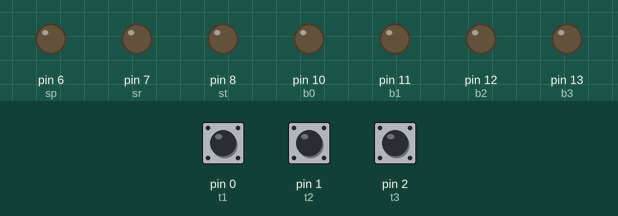
This sketch was run on a simulated Arduino Uno, built with avr-gcc and run on an emulated ATmega328P. On the bench: output pins drawn as LEDs (lit = HIGH). Inputs (shaded band) come from the test bench; at power-on: pin 0 (t1) HIGH, pin 1 (t2) HIGH, pin 2 (t3) HIGH. Pins used as bus, display or sensor lines are not drawn.

Above: at 1.2 s.
1.3 s: pin 0 (t1) pulled LOW for 0.15 s
At 2.0 s:
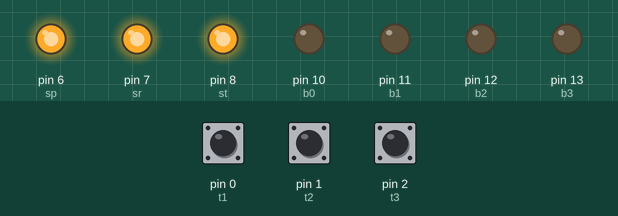
Timing chart, 0 to 4.3 s (numbered marks = the images above; inputs shaded):
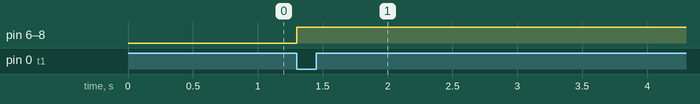

The sketch:

SistemAntrian7Segmen.ino
```cpp
/* Sebuah Sistem Antrian berbasis 7 segmen dan IC4511
 *
 *
 */

/* PIN TOMBOL TELLER */
#define t1 0 //pin tombol teller 1
#define t2 1 //pin tombol teller 2
#define t3 2 //pin tombol teller 3

/* PIN SELECTOR */
#define ss 5 //pin selector satuan
#define sp 6 //pin selector puluhan
#define sr 7 //pin selector ratusan
#define st 8 //pin selector teller

/* PIN BIT-BIT ANGKA */
#define b0 10 //pin bit ke-0
#define b1 11 //pin bit ke-1
#define b2 12 //pin bit ke-2
#define b3 13 //pin bit ke-3

int antrian[3] = {0, 0, 0}; // antrian pada teller berdasarkan index
/*
   Index 0 -> t1
   Index 1 -> t2
   Index 2 -> t3
*/

bool terklik; //latching tombol agar tidak naik terus menerus

void setup() {

  for (byte t = t1; t <= t3; t++) { //mendefinisikan semua pin tombol adalah INPUT_PULLUP
    pinMode(t, INPUT_PULLUP);
  }

  for (byte s = ss; s <= st; s++) { //mendefinisikan semua pin selector adalah OUTPUT
    pinMode(s, OUTPUT);
  }

  for (byte b = b0; b <= b3; b++) { //mendefinisikan semua pin bit angka adalah OUTPUT
    pinMode(b, OUTPUT);
  }

}

void loop() {
  /* KETIKA TOMBOL TELLER DITEKAN */
  for (byte t = t1; t <= t3; t++) { //UNTUK SETIAP TELLER
    if (!digitalRead(t) and !terklik) {
      setAntrianPadaTeller(t, antrian[t] + 1); //naikkan nomor antrian sebesar 1
      terklik = true;
      break;
    }
  }

  if (digitalRead(t1) and digitalRead(t2) and digitalRead(t3)) { //lepas latching jika semua tombol tidak ditekan
    terklik = false;
  }

delay(1);
}

void setBitAngka(byte bit3, byte bit2, byte bit1, byte bit0) { //FUNGSI INDEPENDEN
  //Mengatur nilai antrian dalam format biner
  digitalWrite(b0, bit0);
  digitalWrite(b1, bit1);
  digitalWrite(b2, bit2);
  digitalWrite(b3, bit3);
}

void setAngka(byte angka) { //FUNGSI DEPENDEN: setBitAngka
  //Mengatur nilai antrian dalam format desimal
  if (angka == 1) {
    setBitAngka(0, 0, 0, 1);
  }
  else if (angka == 2) {
    setBitAngka(0, 0, 1, 0);
  }
  else if (angka == 3) {
    setBitAngka(0, 0, 1, 1);
  }
  else if (angka == 4) {
    setBitAngka(0, 1, 0, 0);
  }
  else if (angka == 5) {
    setBitAngka(0, 1, 0, 1);
  }
  else if (angka == 6) {
    setBitAngka(0, 1, 1, 0);
  }
  else if (angka == 7) {
    setBitAngka(0, 1, 1, 1);
  }
  else if (angka == 8) {
    setBitAngka(1, 0, 0, 0);
  }
  else if (angka == 9) {
    setBitAngka(1, 0, 0, 1);
  }
  else {
    setBitAngka(0, 0, 0, 0);
  }
}

void setSelector(String s) { //FUNGSI INDEPENDEN
  //Mengatur selector digit angka yang mau aktifkan ke IC sehingga dapat menerima input bit angka.
  if (s == "satuan") {
    digitalWrite(ss, LOW);
    digitalWrite(sp, HIGH);
    digitalWrite(sr, HIGH);
    digitalWrite(st, HIGH);
  }
  else if (s == "puluhan") {
    digitalWrite(ss, HIGH);
    digitalWrite(sp, LOW);
    digitalWrite(sr, HIGH);
    digitalWrite(st, HIGH);
  }
  else if (s == "ratusan") {
    digitalWrite(ss, HIGH);
    digitalWrite(sp, HIGH);
    digitalWrite(sr, LOW);
    digitalWrite(st, HIGH);
  }
  else if (s == "teller") {
    digitalWrite(ss, HIGH);
    digitalWrite(sp, HIGH);
    digitalWrite(sr, HIGH);
    digitalWrite(st, LOW);
  }
  else {
    digitalWrite(ss, HIGH);
    digitalWrite(sp, HIGH);
    digitalWrite(sr, HIGH);
    digitalWrite(st, HIGH);
  }
}

void setDigit(String s, byte a) { //FUNGSI DEPENDEN: setSelector, setAngka
  //mengatur digit angka sekaligus memasukkan nilai pada digit tersebut
  setSelector(s); //membuka selektor tertentu
  setAngka(a);
  setSelector("tutup"); //menutup semua selektor
}

void setBilangan(int antri) { //FUNGSI DEPENDEN: setDigit
  //Memecah bilangan menjadi digit satu persatu kemudian mengatur digit angka sekaligus memasukkan nilai digit satu persatu
  int ratusan = antri / 100;
  int puluhan = (antri - (ratusan * 100)) / 10;
  int satuan = (antri - (ratusan * 100)) - (puluhan * 10);
  setDigit("satuan", satuan);
  setDigit("puluhan", puluhan);
  setDigit("ratusan", ratusan);
}

void setAntrianPadaTeller(byte noTeller, int antri) { //FUNGSI DEPENDEN: setDigit, setBilangan
  //Mengatur nilai antrian pada teller
  if (antri > 999) { //JIKA NOMOR ANTRIAN MELAMPAUI BATAS
    antri = 1;
  }

  antrian[noTeller] = antri; //simpan nomor antrian di RAM
  setDigit("teller", noTeller + 1); //digit pada teller tidak mungkin 0 karena noTeller selalu ditambah 1.
  setBilangan(antri);

}
```

Measured:
- after the input at 1.3 s, pin 6 (sp), pin 7 (sr), pin 8 (st): LOW → HIGH at once
